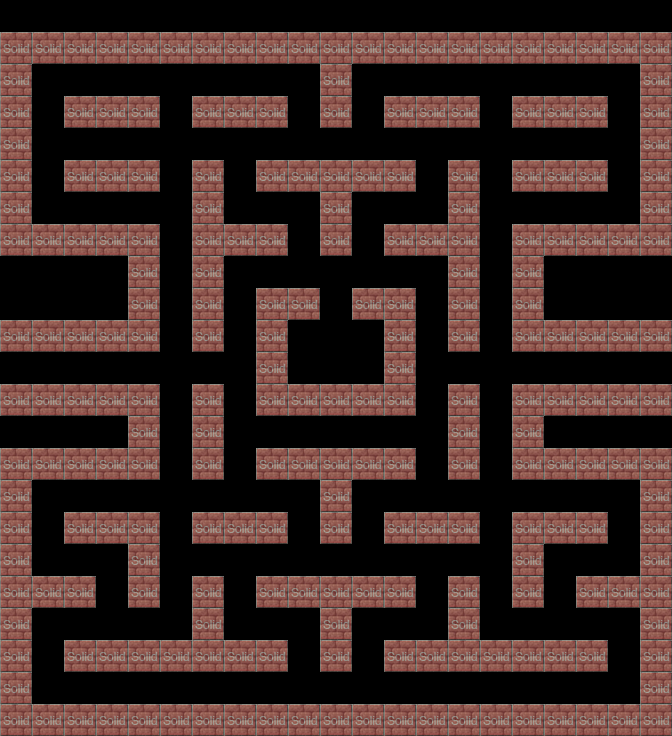

Rendered tile map (Tiled .tmx) drawn with the repository's tilesets; below, a short description and the map source with its tile grids summarised:
An orthogonal 21x23 tile map with 32x32 px tiles, 2 tile layers (Background, collision), 2 tilesets and 206 objects (194x DotEntity, 8x MagicDotEntity, 3x ghost, mainPlayer).

<map version="1.0" orientation="orthogonal" width="21" height="23" tilewidth="32" tileheight="32">
 <properties>
  <property name="background_color" value="#000000" />
 </properties>
 <tileset firstgid="1" name="metatiles32x32" tilewidth="32" tileheight="32">
  <image source="metatiles32x32.png" width="160" height="32" />
  <tile id="0">
   <properties>
    <property name="type" value="solid" />
   </properties>
  </tile>
 </tileset>
 <tileset firstgid="6" name="brick" tilewidth="32" tileheight="32">
  <image source="brick.png" width="32" height="32" />
 </tileset>
 <layer name="Background" width="21" height="23">
  <data>[483 cells, 226 non-empty, 1 distinct tile ids]</data>
 </layer>
 <layer name="collision" width="21" height="23" opacity="0.24">
  <properties>
   <property name="type" value="solid" />
  </properties>
  <data>[483 cells, 226 non-empty, 1 distinct tile ids]</data>
 </layer>
 <objectgroup name="dots" width="21" height="23">
  <object name="DotEntity" x="614" y="208">
   <properties>
    <property name="image" value="dot" />
    <property name="spritewidth" value="16" />
   </properties>
  </object>
  <object name="DotEntity" x="38" y="80">
   <properties>
    <property name="image" value="dot" />
    <property name="spritewidth" value="16" />
   </properties>
  </object>
  <object name="DotEntity" x="38" y="144">
   <properties>
    <property name="image" value="dot" />
    <property name="spritewidth" value="16" />
   </properties>
  </object>
  <object name="DotEntity" x="166" y="144">
   <properties>
    <property name="image" value="dot" />
    <property name="spritewidth" value="16" />
   </properties>
  </object>
  <object name="DotEntity" x="38" y="208">
   <properties>
    <property name="image" value="dot" />
    <property name="spritewidth" value="16" />
   </properties>
  </object>
  <object name="DotEntity" x="166" y="208">
   <properties>
    <property name="image" value="dot" />
    <property name="spritewidth" value="16" />
   </properties>
  </object>
  <object name="DotEntity" x="166" y="400">
   <properties>
    <property name="image" value="dot" />
    <property name="spritewidth" value="16" />
   </properties>
  </object>
  <object name="DotEntity" x="167" y="527">
   <properties>
    <property name="image" value="dot" />
    <property name="spritewidth" value="16" />
   </properties>
  </object>
  <object name="DotEntity" x="294" y="144">
   <properties>
    <property name="image" value="dot" />
    <property name="spritewidth" value="16" />
   </properties>
  </object>
  <object name="DotEntity" x="358" y="144">
   <properties>
    <property name="image" value="dot" />
    <property name="spritewidth" value="16" />
   </properties>
  </object>
  <object name="DotEntity" x="358" y="80">
   <properties>
    <property name="image" value="dot" />
    <property name="spritewidth" value="16" />
   </properties>
  </object>
  <object name="DotEntity" x="486" y="80">
   <properties>
    <property name="image" value="dot" />
    <property name="spritewidth" value="16" />
   </properties>
  </object>
  <object name="DotEntity" x="614" y="80">
   <properties>
    <property name="image" value="dot" />
    <property name="spritewidth" value="16" />
   </properties>
  </object>
  <object name="DotEntity" x="614" y="144">
   <properties>
    <property name="image" value="dot" />
    <property name="spritewidth" value="16" />
   </properties>
  </object>
  <object name="DotEntity" x="486" y="144">
   <properties>
    <property name="image" value="dot" />
    <property name="spritewidth" value="16" />
   </properties>
  </object>
  <object name="DotEntity" x="421" y="207">
   <properties>
    <property name="image" value="dot" />
    <property name="spritewidth" value="16" />
   </properties>
  </object>
  <object name="DotEntity" x="422" y="144">
   <properties>
    <property name="image" value="dot" />
    <property name="spritewidth" value="16" />
   </properties>
  </object>
  <object name="DotEntity" x="262" y="144">
   <properties>
    <property name="image" value="dot" />
    <property name="spritewidth" value="16" />
   </properties>
  </object>
  <object name="DotEntity" x="230" y="208">
   <properties>
    <property name="image" value="dot" />
    <property name="spritewidth" value="16" />
   </properties>
  </object>
  <object name="DotEntity" x="166" y="80">
   <properties>
    <property name="image" value="dot" />
    <property name="spritewidth" value="16" />
   </properties>
  </object>
  <object name="DotEntity" x="294" y="80">
   <properties>
    <property name="image" value="dot" />
    <property name="spritewidth" value="16" />
   </properties>
  </object>
  <object name="DotEntity" x="486" y="209">
   <properties>
    <property name="image" value="dot" />
    <property name="spritewidth" value="16" />
   </properties>
  </object>
  <object name="DotEntity" x="69" y="80">
   <properties>
    <property name="image" value="dot" />
    <property name="spritewidth" value="16" />
   </properties>
  </object>
  <object name="DotEntity" x="102" y="80">
   <properties>
    <property name="image" value="dot" />
    <property name="spritewidth" value="16" />
   </properties>
  </object>
  <object name="DotEntity" x="198" y="80">
   <properties>
    <property name="image" value="dot" />
    <property name="spritewidth" value="16" />
   </properties>
  </object>
  <object name="DotEntity" x="230" y="80">
   <properties>
    <property name="image" value="dot" />
    <property name="spritewidth" value="16" />
   </properties>
  </object>
  <object name="DotEntity" x="262" y="80">
   <properties>
    <property name="image" value="dot" />
    <property name="spritewidth" value="16" />
   </properties>
  </object>
  <object name="DotEntity" x="294" y="112">
   <properties>
    <property name="image" value="dot" />
    <property name="spritewidth" value="16" />
   </properties>
  </object>
  <object name="DotEntity" x="166" y="112">
   <properties>
    <property name="image" value="dot" />
    <property name="spritewidth" value="16" />
   </properties>
  </object>
  <object name="DotEntity" x="38" y="112">
   <properties>
    <property name="image" value="dot" />
    <property name="spritewidth" value="16" />
   </properties>
  </object>
  <object name="DotEntity" x="38" y="175">
   <properties>
    <property name="image" value="dot" />
    <property name="spritewidth" value="16" />
   </properties>
  </object>
  <object name="DotEntity" x="70" y="143">
   <properties>
    <property name="image" value="dot" />
    <property name="spritewidth" value="16" />
   </properties>
  </object>
  <object name="DotEntity" x="102" y="143">
   <properties>
    <property name="image" value="dot" />
    <property name="spritewidth" value="16" />
   </properties>
  </object>
  <object name="DotEntity" x="134" y="144">
   <properties>
    <property name="image" value="dot" />
    <property name="spritewidth" value="16" />
   </properties>
  </object>
  <object name="DotEntity" x="198" y="144">
   <properties>
    <property name="image" value="dot" />
    <property name="spritewidth" value="16" />
   </properties>
  </object>
  <object name="DotEntity" x="230" y="144">
   <properties>
    <property name="image" value="dot" />
    <property name="spritewidth" value="16" />
   </properties>
  </object>
  </objectgroup>
 <objectgroup name="magicdots" width="21" height="23">
  <!-- 13 objects omitted --></objectgroup>
 <objectgroup name="Entities" width="21" height="23">
  <!-- 5 objects omitted --></objectgroup>
</map>
<!-- 170 of 206 objects omitted -->
